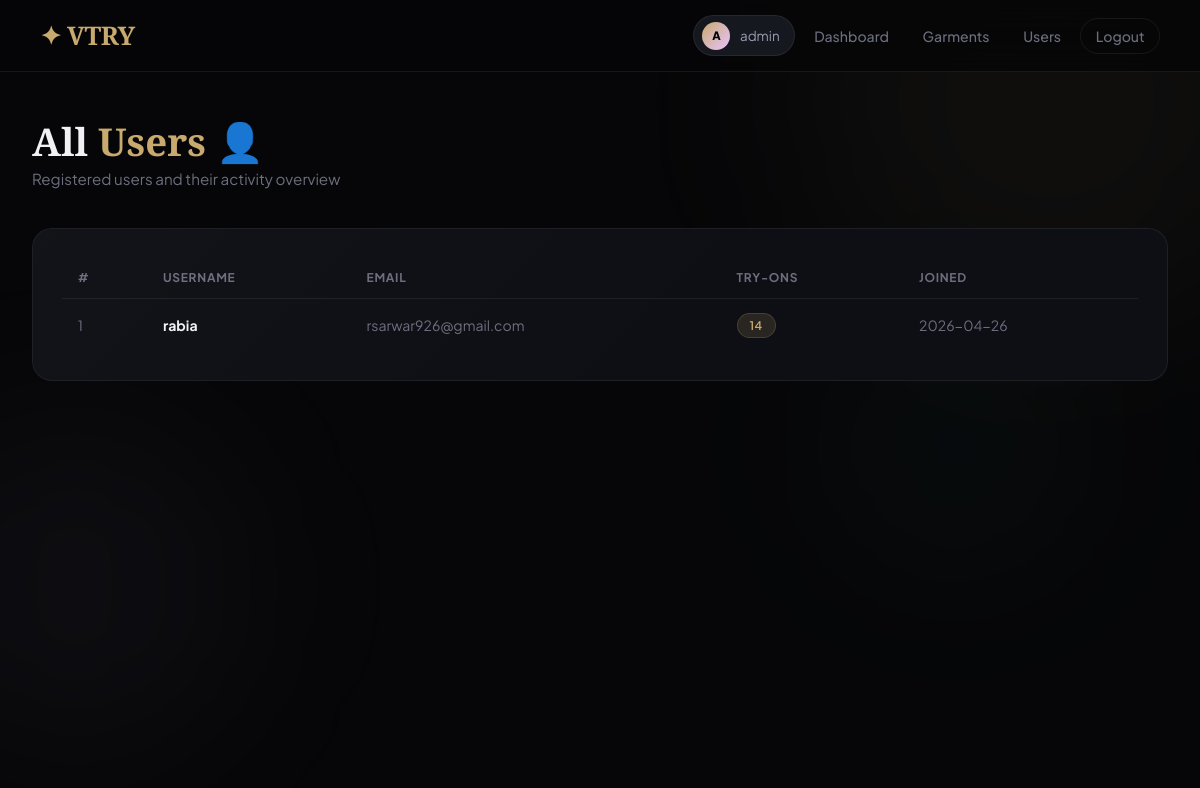
The app's page /admin/users (signed in), older data.
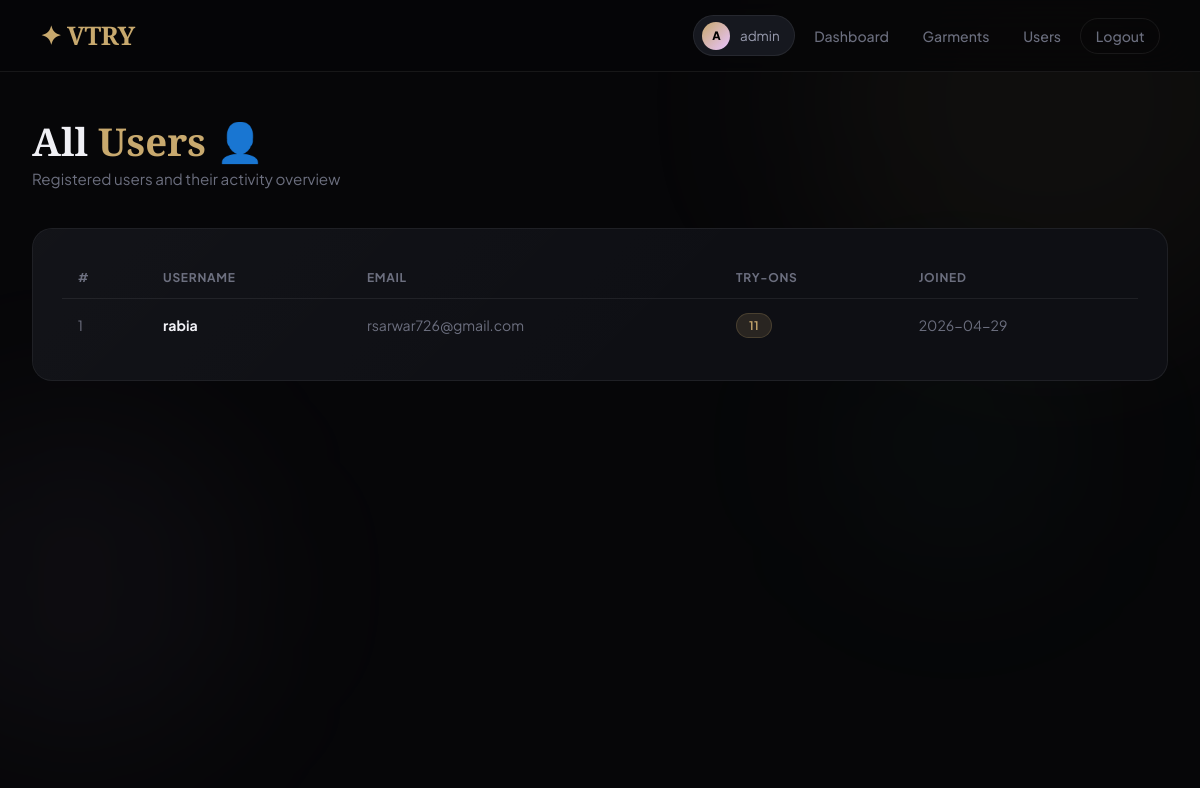
The same page, newer data.
### tables this page shows
CREATE TABLE users (
    id INTEGER PRIMARY KEY AUTOINCREMENT,
    username TEXT UNIQUE NOT NULL,
    email TEXT UNIQUE NOT NULL,
    password TEXT NOT NULL,
    created_at TIMESTAMP DEFAULT CURRENT_TIMESTAMP
);

### app.py (the view)
@app.route('/admin/users')
@admin_required
def admin_users():
    db=get_db()
    users=db.execute("""SELECT u.*,COUNT(tr.id) as tryons
        FROM users u LEFT JOIN tryon_results tr ON u.id=tr.user_id
        GROUP BY u.id ORDER BY u.created_at DESC""").fetchall()
    db.close()
    return render_template('admin_users.html', users=users)

### app.py (called while the page is built)
def get_db():
    db = sqlite3.connect(DB_PATH)
    db.row_factory = sqlite3.Row
    return db

def admin_required(f):
    @wraps(f)
    def decorated(*args, **kwargs):
        if 'admin_id' not in session:
            return redirect(url_for('admin_login'))
        return f(*args, **kwargs)
    return decorated

### templates/admin_users.html (shortened to what this page needs)
{% extends 'base.html' %}
{% block content %}
<div class="container">
  <div class="page-header anim-fade-up">
    <h1>All <span style="color:var(--accent)">Users</span> 👤</h1>
    <p>Registered users and their activity overview</p>
  </div>
  <div class="card anim-fade-up">
    <table>
      <tr><th>#</th><th>Username</th><th>Email</th><th>Try-Ons</th><th>Joined</th></tr>
      {% for u in users %}
      <tr>
        <td style="color:var(--text-muted)">{{ u.id }}</td>
        <td><strong>{{ u.username }}</strong></td>
        <td style="color:var(--text-muted)">{{ u.email }}</td>
        <td><span class="badge badge-gold">{{ u.tryons }}</span></td>
        <td style="color:var(--text-muted)">{{ u.created_at[:10] }}</td>
      </tr>
      {% else %}
      <tr><td colspan="5" style="text-align:center;color:var(--text-muted);padding:3rem">No users registered yet</td></tr>
      {% endfor %}
    </table>
  </div>
</div>
{% endblock %}

### templates/base.html (shortened to what this page needs)
<!DOCTYPE html>
<html lang="en">
<head>
</head>
<body>
<div class="orb orb-1"></div>
<div class="orb orb-2"></div>
<div class="orb orb-3"></div>
{% if session.user_id or session.admin_id %}
<nav>
  <a href="{{ url_for('dashboard') if session.user_id else url_for('admin_dashboard') }}" class="nav-logo">✦ VTRY</a>
  <div class="nav-links">
    {% if session.user_id %}
      <div class="nav-user"><div class="avatar">{{ session.username[0].upper() }}</div>{{ session.username }}</div>
      <a href="{{ url_for('dashboard') }}">Dashboard</a>
      <a href="{{ url_for('catalog') }}">Catalog</a>
      <a href="{{ url_for('tryon') }}">Try-On</a>
      <a href="{{ url_for('my_results') }}">Results</a>
      <a href="{{ url_for('logout') }}" class="btn btn-ghost btn-sm">Logout</a>
    {% elif session.admin_id %}
      <div class="nav-user"><div class="avatar">A</div>{{ session.admin_name }}</div>
      <a href="{{ url_for('admin_dashboard') }}">Dashboard</a>
      <a href="{{ url_for('admin_garments') }}">Garments</a>
      <a href="{{ url_for('admin_users') }}">Users</a>
      <a href="{{ url_for('admin_logout') }}" class="btn btn-ghost btn-sm">Logout</a>
    {% endif %}
  </div>
</nav>
{% endif %}
<div class="page-wrap">{% block content %}{% endblock %}</div>
</body>
</html>

### templates/base.html (style rules this page uses)
:root { --bg:#060608; --surface:#0e0f14; --surface2:#16181f; --surface3:#1e2028; --border:rgba(255,255,255,0.07); --border-bright:rgba(255,255,255,0.14); --accent:#c8a96e; --accent2:#e8c4ff; --accent3:#7af8ca; --text:#f0f0f5; --text-muted:#6b6e7e; --text-soft:#9a9db0; --success:#7af8ca; --error:#ff6b6b; --warning:#ffd93d; --radius:20px; --radius-sm:10px; --nav-h:72px; }
*,*::before,*::after { margin:0;padding:0;box-sizing:border-box }
html { scroll-behavior:smooth }
body { font-family:'Plus Jakarta Sans',sans-serif;background:var(--bg);color:var(--text);min-height:100vh;overflow-x:hidden }
.orb { position:fixed;border-radius:50%;filter:blur(90px);pointer-events:none;z-index:0;animation:orbFloat 10s ease-in-out infinite }
.orb-1 { width:500px;height:500px;background:rgba(200,169,110,0.05);top:-150px;right:-100px;animation-delay:0s }
.orb-2 { width:350px;height:350px;background:rgba(232,196,255,0.04);bottom:5%;left:-100px;animation-delay:-4s }
.orb-3 { width:250px;height:250px;background:rgba(122,248,202,0.03);top:40%;right:10%;animation-delay:-7s }
nav { display:flex;align-items:center;justify-content:space-between;padding:0 2.5rem;height:var(--nav-h);background:rgba(6,6,8,0.85);border-bottom:1px solid var(--border);position:sticky;top:0;z-index:100;backdrop-filter:blur(24px);animation:slideDown 0.7s cubic-bezier(0.16,1,0.3,1) }
.nav-logo { font-family:'Playfair Display',serif;font-size:1.6rem;font-weight:900;color:var(--accent);text-decoration:none;letter-spacing:-0.02em;position:relative }
.nav-logo::after { content:'';position:absolute;bottom:-2px;left:0;width:100%;height:1px;background:var(--accent);transform:scaleX(0);transform-origin:left;transition:transform 0.3s }
.nav-links { display:flex;gap:0.3rem;align-items:center }
.nav-links a { color:var(--text-muted);font-size:0.88rem;font-weight:500;padding:0.5rem 0.9rem;border-radius:50px;text-decoration:none;transition:all 0.2s }
.nav-user { display:flex;align-items:center;gap:0.6rem;background:var(--surface2);border:1px solid var(--border);padding:0.35rem 0.9rem 0.35rem 0.5rem;border-radius:50px;font-size:0.84rem;color:var(--text-soft) }
.avatar { width:28px;height:28px;border-radius:50%;background:linear-gradient(135deg,var(--accent),var(--accent2));display:flex;align-items:center;justify-content:center;font-size:0.72rem;font-weight:800;color:#000 }
.page-wrap { position:relative;z-index:2 }
.container { max-width:1200px;margin:0 auto;padding:3rem 2rem }
.page-header { margin-bottom:2.5rem;animation:fadeUp 0.6s cubic-bezier(0.16,1,0.3,1) }
.page-header h1 { font-family:'Playfair Display',serif;font-size:2.4rem;font-weight:900;line-height:1.1;margin-bottom:0.4rem }
.page-header p { color:var(--text-muted);font-size:0.95rem }
.card { background:var(--surface);border:1px solid var(--border);border-radius:var(--radius);padding:1.8rem;transition:border-color 0.3s,box-shadow 0.3s;position:relative;overflow:hidden }
.card::before { content:'';position:absolute;inset:0;border-radius:inherit;background:linear-gradient(135deg,rgba(255,255,255,0.018) 0%,transparent 60%);pointer-events:none }
.btn { display:inline-flex;align-items:center;gap:0.5rem;padding:0.7rem 1.6rem;border-radius:50px;border:none;cursor:pointer;font-family:'Plus Jakarta Sans',sans-serif;font-size:0.9rem;font-weight:600;transition:all 0.25s cubic-bezier(0.16,1,0.3,1);text-decoration:none }
.btn-ghost { background:transparent;color:var(--text-muted);border:1px solid var(--border) }
.btn-sm { padding:0.42rem 1rem;font-size:0.82rem }
.badge { display:inline-flex;align-items:center;padding:0.25rem 0.75rem;border-radius:50px;font-size:0.74rem;font-weight:600;letter-spacing:0.03em }
.badge-gold { background:rgba(200,169,110,0.15);color:var(--accent);border:1px solid rgba(200,169,110,0.2) }
table { width:100%;border-collapse:collapse;font-size:0.88rem }
th { text-align:left;padding:0.8rem 1rem;color:var(--text-muted);font-weight:700;font-size:0.75rem;text-transform:uppercase;letter-spacing:0.06em;border-bottom:1px solid var(--border) }
td { padding:0.85rem 1rem;border-bottom:1px solid var(--border) }
tr:last-child td { border-bottom:none }
tr { transition:background 0.15s }
.anim-fade-up { animation:fadeUp 0.6s cubic-bezier(0.16,1,0.3,1) both }

Row changes from the older to the newer data that the page shows:
changed users "rabia": email "rsarwar926@gmail.com" → "rsarwar726@gmail.com"; tryons "14" → "11"; created_at "2026-04-26" → "2026-04-29"
